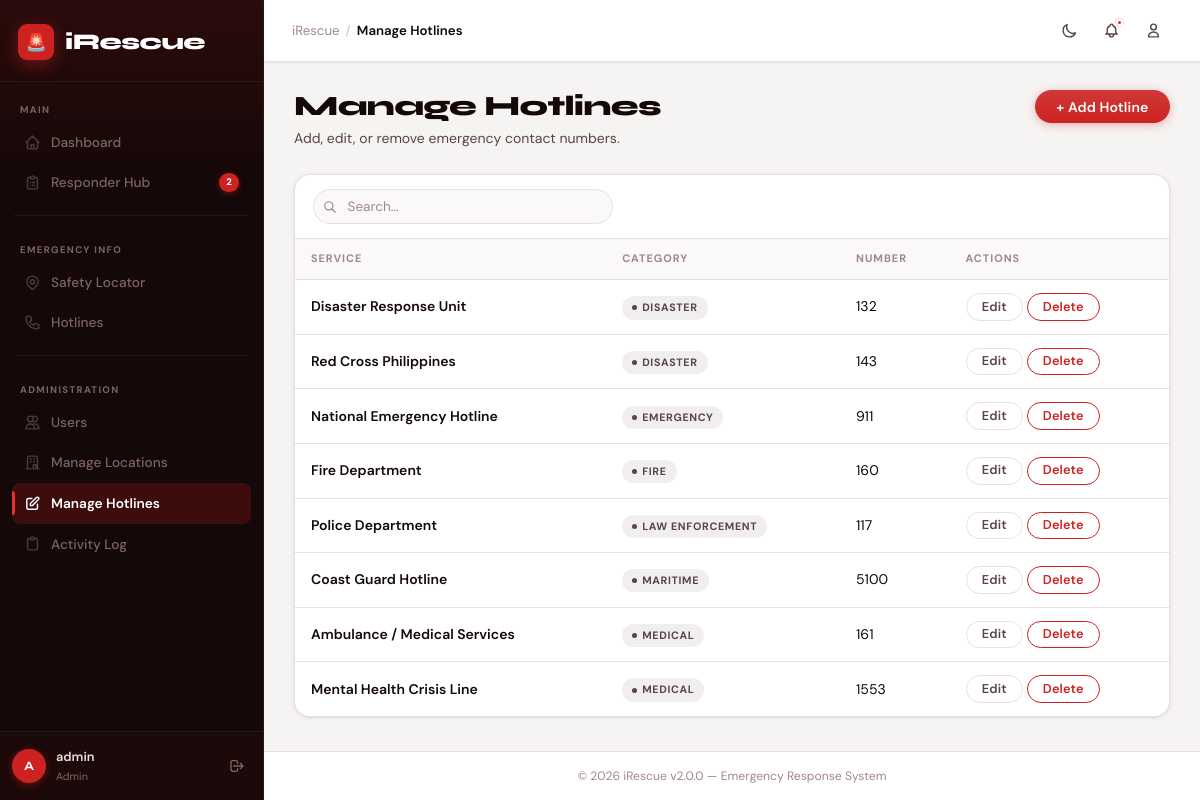
/manage_hotlines.php (signed in), run on the app's committed database.
### tables this page shows
CREATE TABLE `hotlines` (
  `id`       INT(11) NOT NULL AUTO_INCREMENT,
  `service`  VARCHAR(100) NOT NULL,
  `number`   VARCHAR(50) NOT NULL,
  `category` VARCHAR(50) DEFAULT 'General',
  `is_active` TINYINT(1) NOT NULL DEFAULT 1,
  PRIMARY KEY (`id`)
);

### manage_hotlines.php (the view, shortened to what this page needs)
<?php
require_once 'config.php';
$hotlines_q = $mysqli->query("SELECT * FROM hotlines ORDER BY category, service");
require_once 'header.php';
?>
<div class="page-header">
    <div class="page-header-left">
        <h1>Manage Hotlines</h1>
        <p>Add, edit, or remove emergency contact numbers.</p>
    </div>
    <div class="page-header-actions">
        <button id="btn-add-new" data-type="Hotline" class="btn btn-primary">+ Add Hotline</button>
    </div>
</div>
<div class="card">
    <div class="table-toolbar">
        <div class="search-input-wrap">
            <input type="text" class="search-input" placeholder="Search…" data-table="hotlines-table" data-search>
        </div>
    </div>
    <div style="overflow-x:auto;">
        <table id="hotlines-table">
            <thead>
                <tr><th>Service</th><th>Category</th><th>Number</th><th>Actions</th></tr>
            </thead>
            <tbody>
            <?php while ($h = $hotlines_q->fetch_assoc()): ?>
            <tr>
                <td class="fw-600"><?php echo htmlspecialchars($h['service']); ?></td>
                <td><span class="badge badge-info"><?php echo htmlspecialchars($h['category']); ?></span></td>
                <td><?php echo htmlspecialchars($h['number']); ?></td>
                <td class="actions">
                    <button class="btn btn-sm btn-ghost btn-edit-row"
                            data-entity='<?php echo htmlspecialchars(json_encode($h), ENT_QUOTES); ?>'
                            data-type="Hotline">Edit</button>
                    <a href="manage_hotlines.php?action=delete&id=<?php echo $h['id']; ?>"
                       class="btn btn-sm btn-danger btn-delete">Delete</a>
                </td>
            </tr>
            <?php endwhile; ?>
            </tbody>
        </table>
    </div>
</div>
<?php require_once 'footer.php'; ?>

### data on the page
hotlines: service "Disaster Response Unit", category "DISASTER", number "132"
hotlines: service "Red Cross Philippines", category "DISASTER", number "143"
hotlines: service "National Emergency Hotline", category "EMERGENCY", number "911"
hotlines: service "Fire Department", category "FIRE", number "160"
hotlines: service "Police Department", category "LAW ENFORCEMENT", number "117"
hotlines: service "Coast Guard Hotline", category "MARITIME", number "5100"
hotlines: service "Ambulance / Medical Services", category "MEDICAL", number "161"
hotlines: service "Mental Health Crisis Line", category "MEDICAL", number "1553"

### other printed values
$pending_count "2"
$user_initial "A"
$_SESSION['username'] "admin"
$_SESSION['role'] "Admin"
$page_title "Manage Hotlines"
APP_NAME "iRescue"
APP_VERSION "2.0.0"
